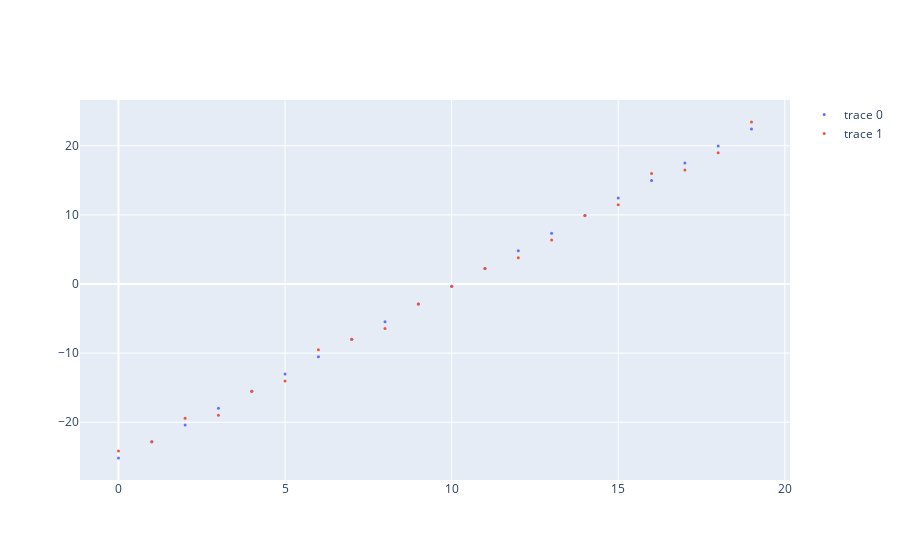

Write notebook code for a chart like this one.
### Code cell
# import plotly.graph_objects as go
# from plotly.offline import plot, iplot
# from plotly.subplots import make_subplots
# import plotly.express as px


# config = dict({
#                 'displayModeBar': True,
#                 'responsive': False,
#                 'staticPlot': False,
#                 'displaylogo': False,
#                 'showTips': False,
#                 })

# fig = make_subplots(rows=1, cols=1,
#                    )


# fig.add_trace(go.Scatter(x=np.arange(0,20),
#                          y=lats,
#                          mode='markers',
#                          marker=dict(size=3)),
#                          )

# fig.add_trace(go.Scatter(x=np.arange(0,20),
#                          y=noisy_lats,
#                          mode='markers',
#                          marker=dict(size=3)),
#                          )

# fig.show()

### Figure 1 — Plotly figure (JSON) as saved in the notebook; plotly's stock layout.template omitted (floating-point values rounded to 4 significant figures)
{"data": [{"marker": {"size": 3}, "mode": "markers", "type": "scatter", "x": [0, 1, 2, 3, 4, 5, 6, 7, 8, 9, 10, 11, 12, 13, 14, 15, 16, 17, 18, 19], "y": [-25.17, -22.81, -20.42, -17.98, -15.52, -13.03, -10.52, -7.988, -5.445, -2.891, -0.3302, 2.234, 4.799, 7.361, 9.916, 12.46, 14.99, 17.5, 19.98, 22.44]}, {"marker": {"size": 3}, "mode": "markers", "type": "scatter", "x": [0, 1, 2, 3, 4, 5, 6, 7, 8, 9, 10, 11, 12, 13, 14, 15, 16, 17, 18, 19], "y": [-24.17, -22.81, -19.42, -18.98, -15.52, -14.03, -9.517, -7.988, -6.445, -2.891, -0.3302, 2.234, 3.799, 6.361, 9.916, 11.46, 15.99, 16.5, 18.98, 23.44]}], "layout": {"xaxis": {"anchor": "y", "domain": [0, 1]}, "yaxis": {"anchor": "x", "domain": [0, 1]}}}
